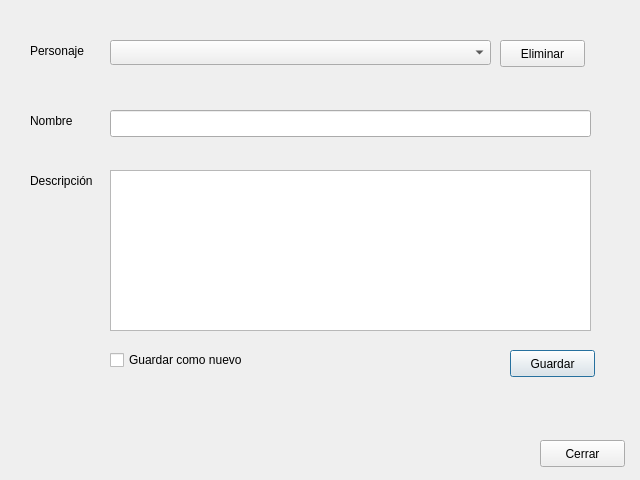
<?xml version="1.0" encoding="UTF-8"?>
<ui version="4.0">
 <class>Dialog</class>
 <widget class="QDialog" name="Dialog">
  <property name="geometry">
   <rect>
    <x>0</x>
    <y>0</y>
    <width>640</width>
    <height>480</height>
   </rect>
  </property>
  <property name="windowTitle">
   <string>Dialog</string>
  </property>
  <widget class="QComboBox" name="comboBox">
   <property name="geometry">
    <rect>
     <x>110</x>
     <y>40</y>
     <width>381</width>
     <height>25</height>
    </rect>
   </property>
  </widget>
  <widget class="QLabel" name="label">
   <property name="geometry">
    <rect>
     <x>30</x>
     <y>40</y>
     <width>111</width>
     <height>21</height>
    </rect>
   </property>
   <property name="text">
    <string>Personaje</string>
   </property>
  </widget>
  <widget class="QTextEdit" name="in_descripcion">
   <property name="geometry">
    <rect>
     <x>110</x>
     <y>170</y>
     <width>481</width>
     <height>161</height>
    </rect>
   </property>
  </widget>
  <widget class="QLineEdit" name="in_nombre">
   <property name="geometry">
    <rect>
     <x>110</x>
     <y>110</y>
     <width>481</width>
     <height>27</height>
    </rect>
   </property>
  </widget>
  <widget class="QCheckBox" name="check_new">
   <property name="geometry">
    <rect>
     <x>110</x>
     <y>350</y>
     <width>291</width>
     <height>20</height>
    </rect>
   </property>
   <property name="text">
    <string>Guardar como nuevo</string>
   </property>
  </widget>
  <widget class="QLabel" name="label_2">
   <property name="geometry">
    <rect>
     <x>30</x>
     <y>170</y>
     <width>71</width>
     <height>21</height>
    </rect>
   </property>
   <property name="text">
    <string>Descripción</string>
   </property>
  </widget>
  <widget class="QPushButton" name="BGuardar">
   <property name="geometry">
    <rect>
     <x>510</x>
     <y>350</y>
     <width>85</width>
     <height>27</height>
    </rect>
   </property>
   <property name="text">
    <string>Guardar</string>
   </property>
  </widget>
  <widget class="QLabel" name="label_3">
   <property name="geometry">
    <rect>
     <x>30</x>
     <y>110</y>
     <width>61</width>
     <height>21</height>
    </rect>
   </property>
   <property name="text">
    <string>Nombre</string>
   </property>
  </widget>
  <widget class="QPushButton" name="BCerrar">
   <property name="geometry">
    <rect>
     <x>540</x>
     <y>440</y>
     <width>85</width>
     <height>27</height>
    </rect>
   </property>
   <property name="text">
    <string>Cerrar</string>
   </property>
  </widget>
  <widget class="QLabel" name="message_label">
   <property name="geometry">
    <rect>
     <x>110</x>
     <y>70</y>
     <width>471</width>
     <height>31</height>
    </rect>
   </property>
   <property name="styleSheet">
    <string notr="true">color:blue;</string>
   </property>
   <property name="text">
    <string/>
   </property>
  </widget>
  <widget class="QPushButton" name="BEliminar">
   <property name="geometry">
    <rect>
     <x>500</x>
     <y>40</y>
     <width>85</width>
     <height>27</height>
    </rect>
   </property>
   <property name="text">
    <string>Eliminar</string>
   </property>
  </widget>
 </widget>
 <resources/>
 <connections/>
</ui>
